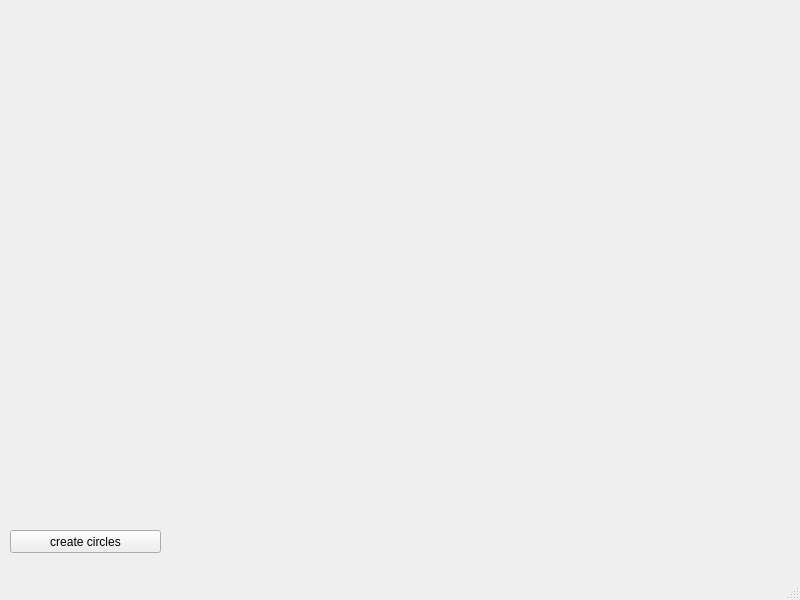
<?xml version="1.0" encoding="UTF-8"?>
<ui version="4.0">
 <class>MainWindow</class>
 <widget class="QMainWindow" name="MainWindow">
  <property name="geometry">
   <rect>
    <x>0</x>
    <y>0</y>
    <width>800</width>
    <height>600</height>
   </rect>
  </property>
  <property name="windowTitle">
   <string>MainWindow</string>
  </property>
  <widget class="QWidget" name="centralwidget">
   <widget class="QPushButton" name="drawButton">
    <property name="geometry">
     <rect>
      <x>10</x>
      <y>530</y>
      <width>151</width>
      <height>23</height>
     </rect>
    </property>
    <property name="text">
     <string>create circles</string>
    </property>
   </widget>
  </widget>
  <widget class="QMenuBar" name="menubar">
   <property name="geometry">
    <rect>
     <x>0</x>
     <y>0</y>
     <width>800</width>
     <height>19</height>
    </rect>
   </property>
  </widget>
  <widget class="QStatusBar" name="statusbar"/>
 </widget>
 <resources/>
 <connections/>
</ui>
